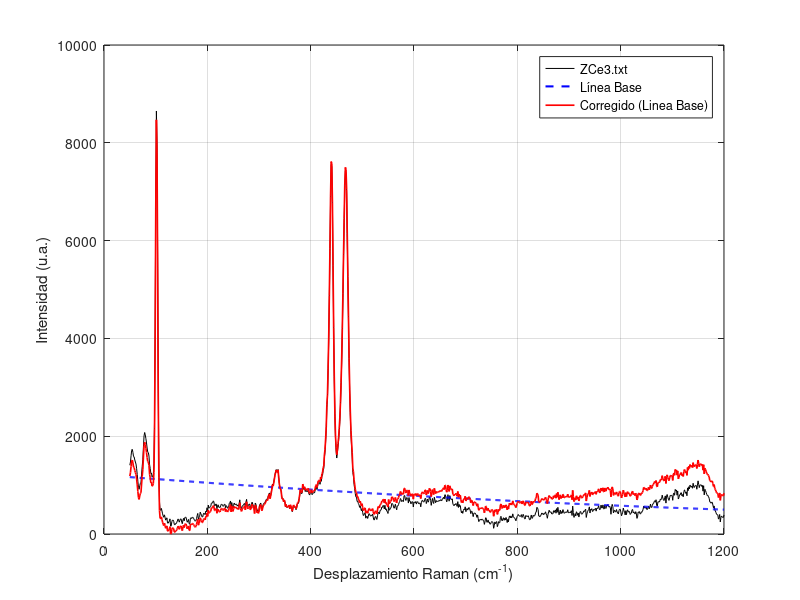

MATLAB code to generate this figure: (Note: this script raises an error after producing the figure.)
% Establecer la carpeta donde se encuentra el archivo
carpeta = 'C:\Users\OVER REGINO\Desktop\Espectroscopía RAMAN - copia\Resultados';
cd(carpeta); % Cambia el directorio de trabajo actual a esa carpeta

% Verificar si el archivo existe
if ~exist('ZCe3.txt', 'file') % Comprueba si el archivo existe en la carpeta
    error('El archivo ZCe3.txt no se encuentra en la carpeta especificada.');
    % Muestra error si no existe
end
%==============================================================================
% Cargar datos del espectro Raman
data = load('ZCe3.txt'); % Carga los datos del archivo como matriz numérica
raman_shift = data(:,1);  % Columna 1: eje X (desplazamiento Raman)
intensity = data(:,2);    % Columna 2: eje Y (intensidad)
%===============================================================================
% --- Escalado del eje X para evitar inestabilidad numérica ---
%===============================================================================
x_mean = mean(raman_shift);                    % Calcula el promedio del eje X
x_std = std(raman_shift);                      % Calcula la desviación estándar del eje X
x_scaled = (raman_shift - x_mean) / x_std;     % Normaliza los valores del eje X
%-------------------------------------------------------------------------------
%x_scaled = (raman_shift - x_mean) / x_std: Centra y escala los datos: 
%                resta el promedio → todos los datos giran en torno a 0.
%            Divide entre la desviación → todos los datos tienen unidad de dispersión.
%----------------------------------------------------------------------------------
%===============================================================================
% Ajuste polinomial de orden n=0,1,2,3... en datos escalados
%===============================================================================
orden_pol = 2;                                      % Define el orden del polinomio (manipula 0,1,2,3,4,5,6...)
p_scaled = polyfit(x_scaled, intensity, orden_pol); % Ajusta un polinomio a los datos
%------------------------------------------------------------------------------
   % x_scaled: eje X (datos escalados)
   % intensity: eje Y (intensidad del espectro)
   % orden_pol: orden del polinomio 
%-------------------------------------------------------------------------------
baselinea = polyval(p_scaled, x_scaled);             % Evalúa el polinomio (línea base)
   %p_scaled: polinomio que obtuviste con polyfit
   %x_scaled: valores de entrada (escalados)
%-------------------------------------------------------------------------------
%========================================================================
% Corrección del espectro
corrected_intensity = intensity - baselinea;
%-----------------------------------------------------------------
% --- Ajustar para que el mínimo sea cero ( Desplaza todo el espectro para que el valor más bajo sea 0) ---
corrected_intensity = corrected_intensity - min(corrected_intensity);
%-=======================================================================
% --- Graficar resultados -------------------------------------------
%-=======================================================================
figure;
plot(raman_shift, intensity, 'k', 'DisplayName','ZCe3.txt'); hold on; 
% Grafica el espectro original en negro
plot(raman_shift, baselinea, 'b--', 'LineWidth', 1.5, 'DisplayName','Línea Base');
% Grafica la línea base en azul punteado
plot(raman_shift, corrected_intensity, 'r', 'LineWidth', 1.2, 'DisplayName','Corregido (Linea Base)');
% Grafica el espectro corregido en rojo
%---------------------------------------------------------------------------------
%--------------------------------------------------------------------------------
xlabel('Desplazamiento Raman (cm^{-1})');  % Etiqueta eje X
ylabel('Intensidad (u.a.)');               % Etiqueta eje Y
%title('Corrección de Línea Base - espectro Raman ZCe3'); % Título de la gráfica
legend('show'); grid on;                   % Muestra la leyenda y activa la cuadrícula
%================================================================================================
%================================================================================================
%%Guardar datos corregidos 
%================================================================================================
%================================================================================================
% --- Crear matriz de datos corregidos ---
datos_corregidos = [raman_shift, corrected_intensity];

% --- Ruta personalizada donde se guardará el archivo ---
carpeta_salida = 'C:\Users\OVER REGINO\Desktop\Espectroscopía RAMAN - copia\Linea base';  % Cambia esta ruta si quieres otra

% Crear la carpeta si no existe
if ~exist(carpeta_salida, 'dir')
   mkdir(carpeta_salida);
end

% Nombre completo del archivo con la ruta
archivo_salida = fullfile(carpeta_salida, 'espectro_corregido.txt');

% Guardar archivo .txt separado por tabulaciones
writematrix(datos_corregidos, archivo_salida, 'Delimiter', '\t');

% Mensaje de confirmación
disp(['Espectro corregido guardado en: ', archivo_salida]);
%%%%%%%
exportgraphics(gcf, 'C:\Users\OVER REGINO\Desktop\Espectroscopía RAMAN - copia\Resultados\Espectro_ZnO.png', 'Resolution', 300);
